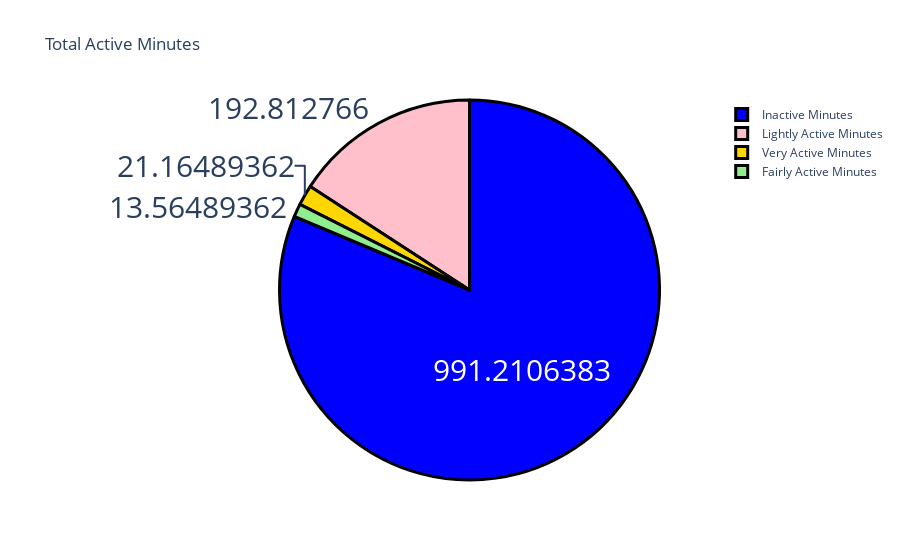

Here is the notebook cell this chart was saved with:
### Code cell
label = ["Very Active Minutes", "Fairly Active Minutes", 
         "Lightly Active Minutes", "Inactive Minutes"]
counts = data[["VeryActiveMinutes", "FairlyActiveMinutes", 
               "LightlyActiveMinutes", "SedentaryMinutes"]].mean()
colors = ['gold','lightgreen', "pink", "blue"]

fig = go.Figure(data=[go.Pie(labels=label, values=counts)])
fig.update_layout(title_text='Total Active Minutes')
fig.update_traces(hoverinfo='label+percent', textinfo='value', textfont_size=30,
                  marker=dict(colors=colors, line=dict(color='black', width=3)))
fig.show()

### Figure 1 — Plotly figure (JSON) as saved in the notebook; plotly's stock layout.template omitted (floating-point values rounded to 4 significant figures)
{"data": [{"hoverinfo": "label+percent", "labels": ["Very Active Minutes", "Fairly Active Minutes", "Lightly Active Minutes", "Inactive Minutes"], "marker": {"colors": ["gold", "lightgreen", "pink", "blue"], "line": {"color": "black", "width": 3}}, "textfont": {"size": 30}, "textinfo": "value", "type": "pie", "values": [21.16, 13.56, 192.8, 991.2]}], "layout": {"title": {"text": "Total Active Minutes"}}}
